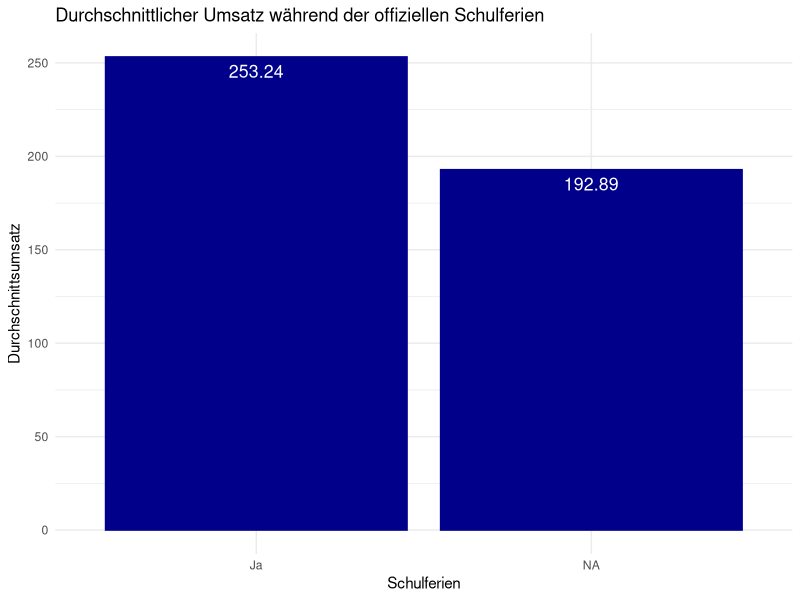
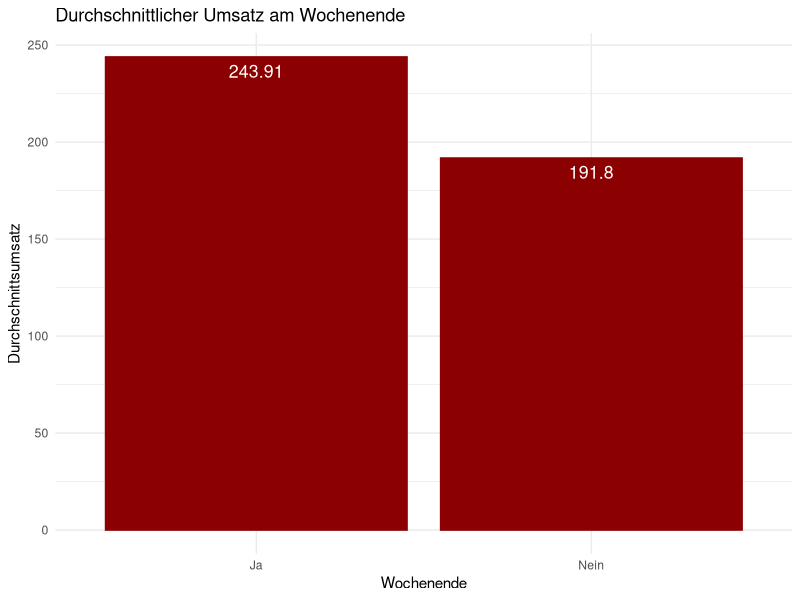
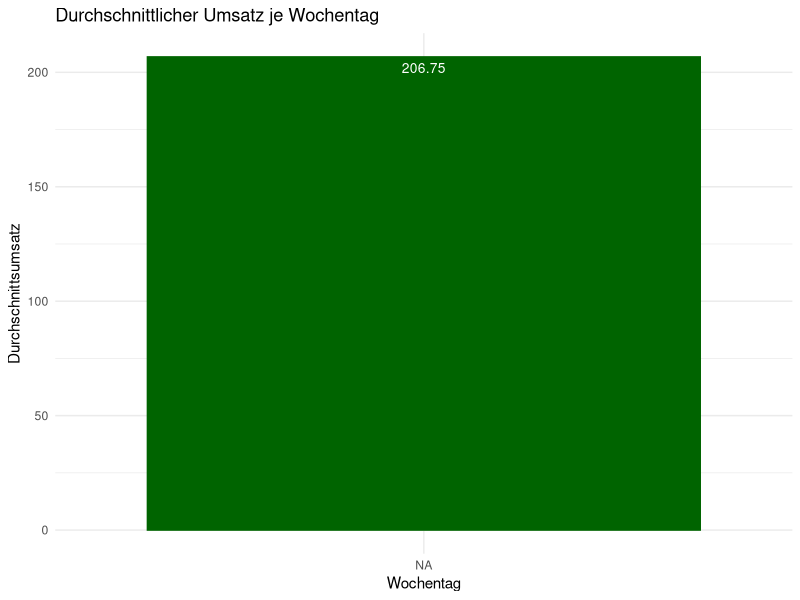
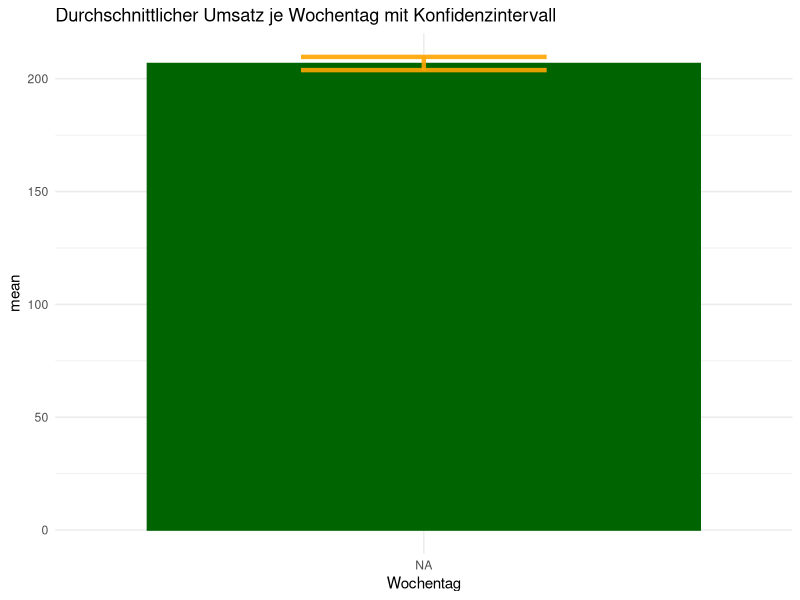
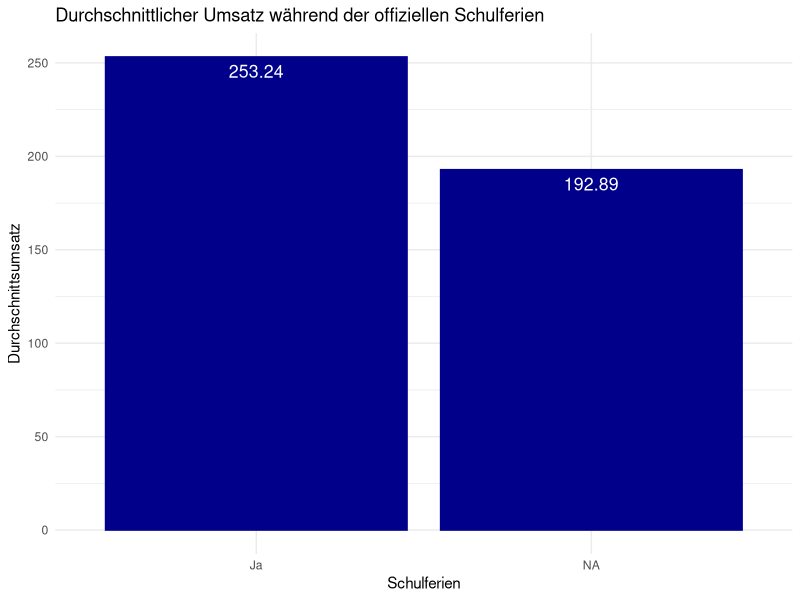
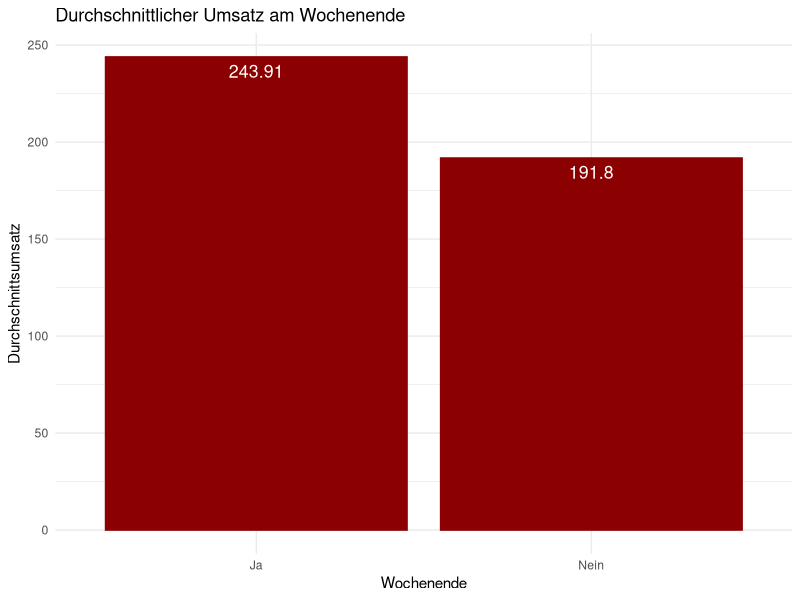
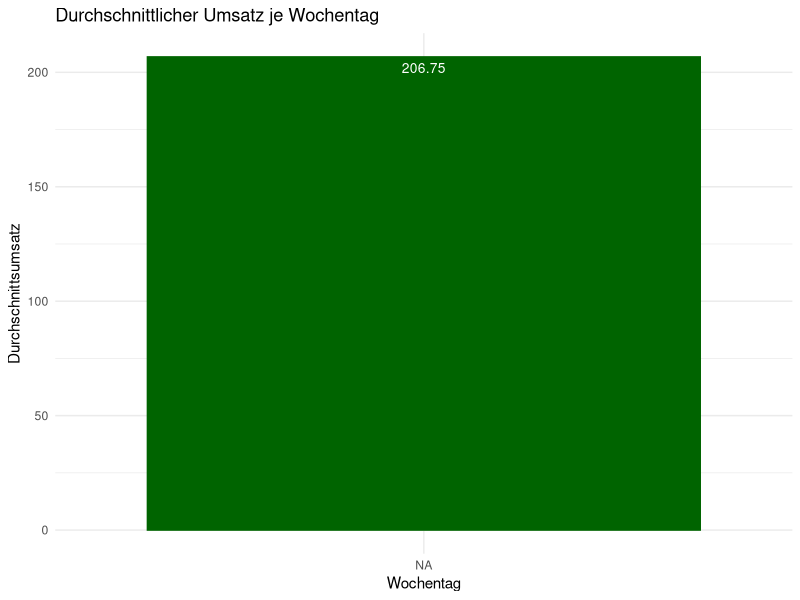
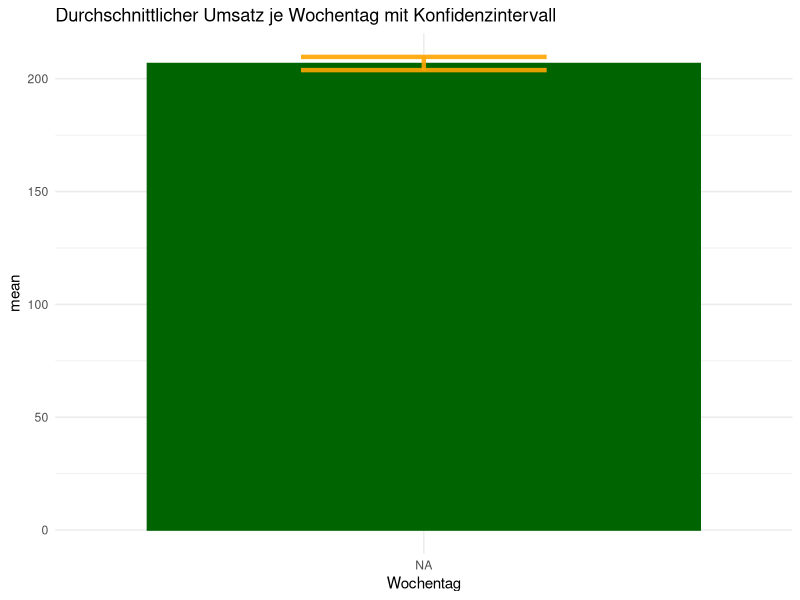

Recreate these plots in R, in order. (Note: this script raises an error after producing the figures.)
## ---- chunk 1
# import libraries
library(readr)
library(lubridate)
library(ggplot2)
library(dplyr)
## ---- chunk 2
# load data
data <- read_csv("../0_DataPreparation/data.csv")
head(data)
tail(data)
## ---- chunk 3
# check for missing values
missing_values <- sapply(data, function(x) sum(is.na(x)))
print(missing_values)
## ---- chunk 4
# group the data by Schulferien (0 or 1) and calculate the average sale
mean_umsatz_schulferien <- data %>%
  group_by(Schulferien) %>%
  summarise(Durchschnittsumsatz = mean(Umsatz, na.rm = TRUE))

# show grouped dataset
print(mean_umsatz_schulferien)

# change values of Schulferien for better readability
mean_umsatz_schulferien$Schulferien[mean_umsatz_schulferien$Schulferien == 0] <- "Nein"
mean_umsatz_schulferien$Schulferien[mean_umsatz_schulferien$Schulferien == 1] <- "Ja"

# create bar plot
bar_schulferien <- ggplot(mean_umsatz_schulferien) +
  aes(x=Schulferien, y=Durchschnittsumsatz) +
  geom_bar(stat="identity", color="darkblue", fill="darkblue") +
  geom_text(aes(label=round(Durchschnittsumsatz, digits = 2)), vjust=1.6, color="white", size=4.5)+
  ggtitle("Durchschnittlicher Umsatz während der offiziellen Schulferien") +
    theme_minimal()
bar_schulferien

# save plot as image file
ggsave("bar_schulferien.jpeg", plot = bar_schulferien)
## ---- chunk 5
# group the data by Wochenende (0 or 1) and calculate the average sale
mean_umsatz_wochenende <- data %>%
  group_by(Wochenende) %>%
  summarise(Durchschnittsumsatz = mean(Umsatz, na.rm = TRUE))

# show grouped dataset
print(mean_umsatz_wochenende)

# change values of Wochenende for better readability
mean_umsatz_wochenende$Wochenende[mean_umsatz_wochenende$Wochenende == 0] <- "Nein"
mean_umsatz_wochenende$Wochenende[mean_umsatz_wochenende$Wochenende == 1] <- "Ja"

# create bar plot
bar_wochenende <- ggplot(mean_umsatz_wochenende) +
  aes(x=Wochenende, y=Durchschnittsumsatz) +
  geom_bar(stat="identity", color="darkred", fill="darkred") +
  geom_text(aes(label=round(Durchschnittsumsatz, digits = 2)), vjust=1.6, color="white", size=4.5)+
  ggtitle("Durchschnittlicher Umsatz am Wochenende") +
    theme_minimal()
bar_wochenende

# save plot as image file
ggsave("bar_wochenende.jpeg", plot = bar_wochenende)
## ---- chunk 6
# check type of date
class(data$Datum)

# Datum is a character/string and needs to be changed to date
data$Datum <- as.Date(data$Datum, format ="%Y-%m-%d")

# Creating a new variable for weekday (Wochentag)
data$Wochentag <- weekdays(data$Datum)
head(data)

# Categorize Wochentage with as.factor to ensure the correct order of the days of the week
data$Wochentag <- factor(data$Wochentag, levels = c("Montag", "Dienstag", "Mittwoch", "Donnerstag", "Freitag", "Samstag", "Sonntag"))

# group the data by Wochentag and calculate the average sale
mean_umsatz_wochentag <- data %>%
  group_by(Wochentag) %>%
  summarise(Durchschnittsumsatz = mean(Umsatz, na.rm = TRUE))

# show grouped dataset
print(mean_umsatz_wochentag)

# create bar plot
bar_wochentag <- ggplot(mean_umsatz_wochentag) +
  aes(x=Wochentag, y=Durchschnittsumsatz) +
  geom_bar(stat="identity", color="darkgreen", fill="darkgreen") +
  geom_text(aes(label=round(Durchschnittsumsatz, digits = 2)), vjust=1.6, color="white", size=3.5)+
  ggtitle("Durchschnittlicher Umsatz je Wochentag") +
    theme_minimal()
bar_wochentag

# save plot as image file
ggsave("bar_wochentag.jpeg", plot = bar_wochentag)
## ---- chunk 7

# Calculate confidence interval (ic) (from r graph gallery)
  # Calculates mean, sd, se and iC
my_sum <- data %>%
  group_by(Wochentag) %>%
  summarise( 
    n=n(),
    mean=mean(Umsatz, na.rm = TRUE),
    sd=sd(Umsatz, na.rm = TRUE)
  ) %>%
  mutate( se=sd/sqrt(n))  %>%
  mutate( ic=se * qt((1-0.05)/2 + .5, n-1))
   # check
print(my_sum)

# create bar plot with error bars
bar_wochentag_errorbar <- ggplot(my_sum) +
  aes(x=Wochentag, y=mean) +
  geom_bar(stat="identity", color="darkgreen", fill="darkgreen") +
  geom_errorbar(aes(x=Wochentag, ymin=mean-ic, ymax=mean+ic), width=0.4, colour="orange", alpha=0.9, linewidth=1.5) +
  ggtitle("Durchschnittlicher Umsatz je Wochentag mit Konfidenzintervall") +
    theme_minimal()
bar_wochentag_errorbar

# save plot as image file
ggsave("bar_wochentag_errorbar.jpeg", plot = bar_wochentag_errorbar)
## ---- chunk 8
# group by Wochentag + Warengruppe and calculate average Umsatz
mean_umsatz_wochentag_warengr <- data %>%
  group_by(Warengruppe, Wochentag) %>%
  summarise(Durchschnittsumsatz = mean(Umsatz, na.rm = TRUE))

# show grouped data
print(mean_umsatz_wochentag_warengr)

# create readable labels for Warengruppe
warengruppen_liste <- c(
  "1" = "Brot",
  "2" = "Brötchen",
  "3" = "Croissant",
  "4" = "Konditorei",
  "5" = "Kuchen",
  "6" = "Saisonbrot")

# check for missing values
sum(is.na(mean_umsatz_wochentag_warengr))

# delete rows with missing values
mean_umsatz_wochentag_warengr <- mean_umsatz_wochentag_warengr[
  complete.cases(mean_umsatz_wochentag_warengr), ]

# create bar plot
bar_wochentag_warengruppe <- ggplot(mean_umsatz_wochentag_warengr) +
  aes(x=Wochentag, y=Durchschnittsumsatz) +
  geom_bar(stat="identity", color="darkgreen", fill="darkgreen") +
  geom_text(aes(label=round(Durchschnittsumsatz, digits = 1)), vjust=1.2, color="white", size=2.5)+
  ggtitle("Durchschnittlicher Umsatz pro Warengruppe je Wochentag") +
  facet_wrap(vars(Warengruppe), nrow = 3, labeller = labeller(Warengruppe = warengruppen_liste)) +
    theme_minimal()
bar_wochentag_warengruppe

# save plot as image file
ggsave("bar_wochentag_warengruppe.jpeg", plot = bar_wochentag_warengruppe)
